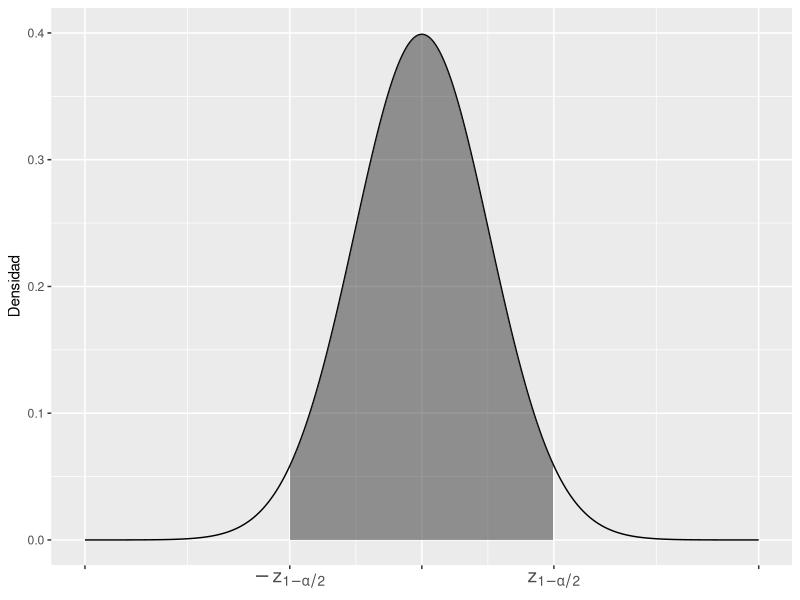
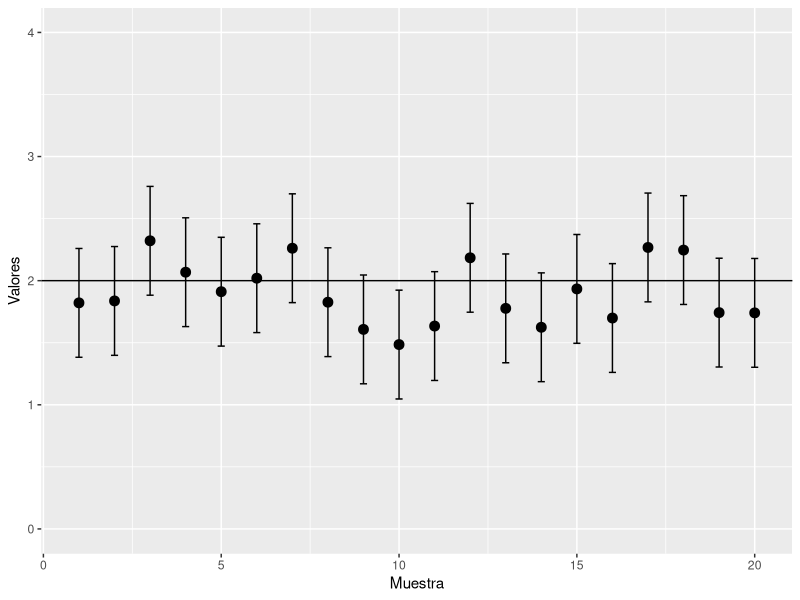
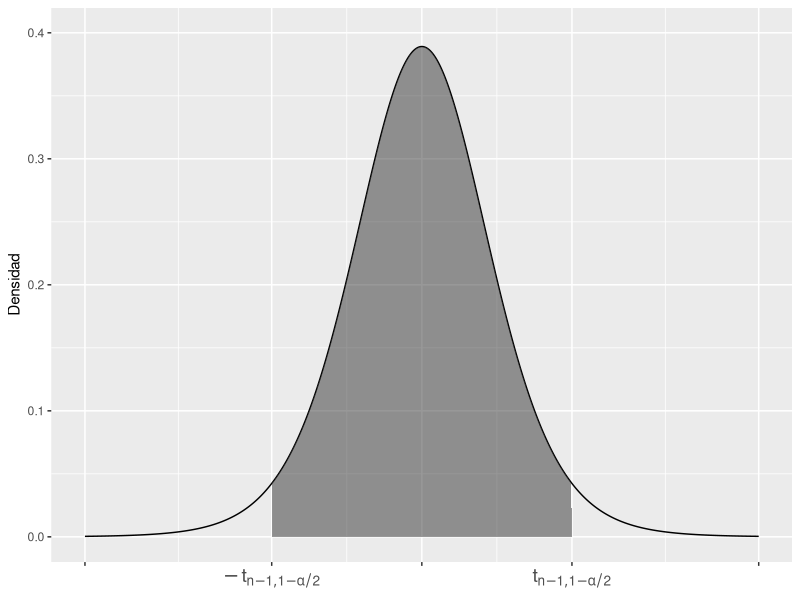

Source code (R) for these figures, in order:
## ---- chunk 1
    #| label: fig-densidad-estadistico-Z
    #| fig-cap: Región central con un área $1 - \alpha$ en la densidad de una Normal estándar. 
    #| warning: false
    #| fig-width: 10
    #| fig-height: 7
    library(tidyverse)
    alpha <- 0.05
    phi  <- tibble::tibble(
        x = seq(-5, 5, by = 0.01),
        y = dnorm(x)
    )
    vertices <- phi %>%
    filter(between(x, qnorm(alpha/2), qnorm(1 - alpha/2)))   
    phi %>%
        ggplot(aes(x, y)) +
        geom_line() +
        geom_area(data = vertices, alpha = 0.5) +
        lims(y = c(0, 0.4)) +
        scale_x_continuous(
            breaks = c(-5, qnorm(alpha/2), 0, qnorm(1-alpha/2), 5),
            labels = c(
                "",
                expression(-z[{1-alpha/2}]),
                "",
                expression(z[{1-alpha/2}]),
                ""
            ),
        ) +
        ylab("Densidad") +
        theme(axis.title.x = element_blank(), axis.text.x = element_text(size = 14))
## ---- chunk 2
#| label: fig-intervalos
#| fig-cap: Los intervalos de confianza al 95% correspondientes a 20 muestras de tamaño 4. La media que se busca estimar es $\mu=2$.
#| warning: false
#| fig-width: 10
#| fig-height: 7

library(tidyverse)
set.seed(314159)
n <- 20
mu <- 2
sigma <- 1
sample_means <- tibble(
    sample = 1:n,
    xbar = rnorm(n, mean = mu, sd = sigma / sqrt(n))
)
alpha <- 0.05
sample_means %>%
    ggplot(aes(x = sample, y = xbar)) +
    geom_hline(yintercept = mu) +
    geom_point(size = 3) +
    geom_errorbar(
        aes(
            ymin = xbar - qnorm(1 - alpha / 2) * sigma / sqrt(n), 
            ymax = xbar + qnorm(1 - alpha / 2) * sigma / sqrt(n),
        ),
        width = 0.2,
        ) +
    lims(y = c(0, 4)) +
    labs(x = 'Muestra', y = 'Valores') 
## ---- chunk 3
#| label: fig-densidad-estadistico-T
#| fig-cap: Región central con un área $1 - \alpha$ en la densidad de una t de Student. 
#| warning: false
#| fig-width: 10
#| fig-height: 7

library(tidyverse)
alpha <- 0.05
phi  <- tibble::tibble(
    x = seq(-5, 5, by = 0.01),
    y = dt(x, df = 10)
)
vertices <- phi %>%
   filter(between(x, qt(alpha/2, 10), qt(1 - alpha/2, 10)))   
phi %>%
    ggplot(aes(x, y)) +
    geom_line() +
    geom_area(data = vertices, alpha = 0.5) +
    lims(y = c(0, 0.4)) +
    scale_x_continuous(
        breaks = c(-5, qt(alpha/2, 10), 0, qt(1-alpha/2, 10), 5),
        labels=c(
            "",
            expression(-t[{n-1}*symbol("\054")*{1-alpha/2}]),
            "",
            expression(t[{n-1}*symbol("\054")*{1-alpha/2}]),
            ""
        ),
    ) +
    ylab("Densidad") +
    theme(axis.title.x = element_blank(), axis.text.x = element_text(size = 14))
